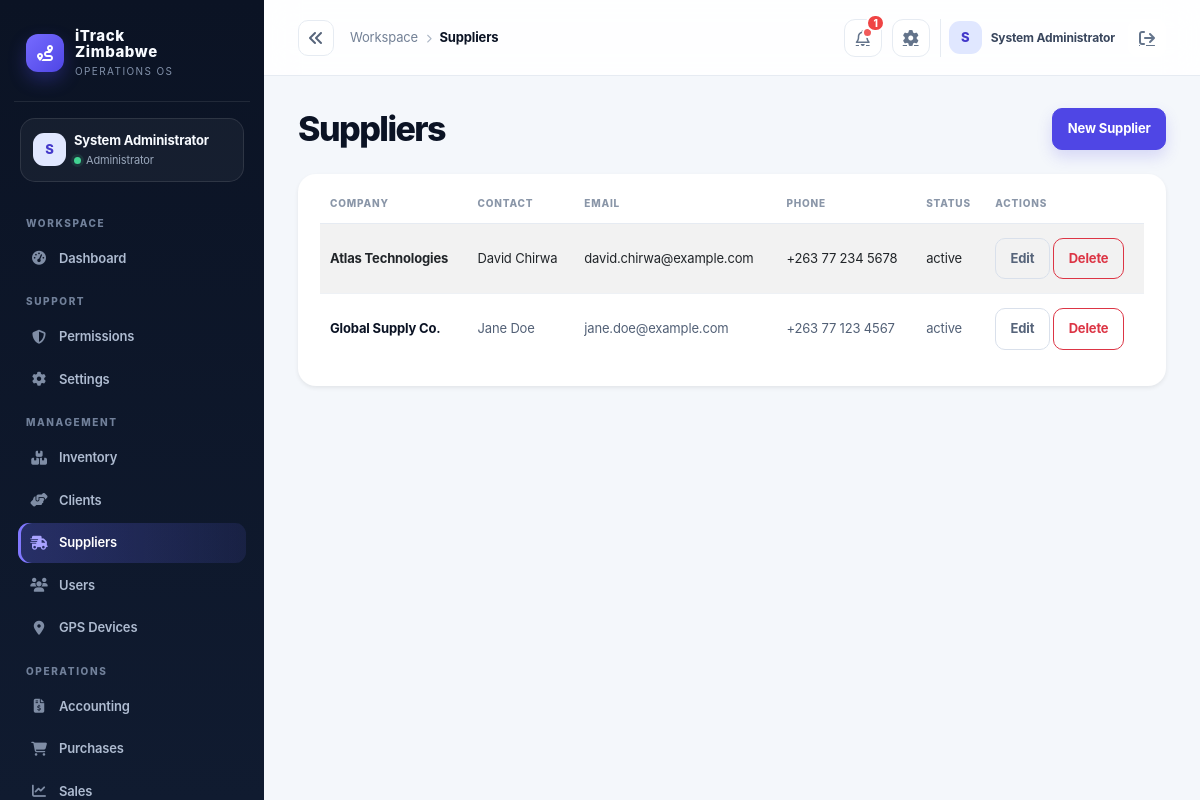
Screenshot of /index.php?controller=supplier (signed in) with the database file from the repository.
### tables this page shows
CREATE TABLE IF NOT EXISTS suppliers (
  id INT AUTO_INCREMENT PRIMARY KEY,
  company_name VARCHAR(150) NOT NULL,
  contact_name VARCHAR(150),
  email VARCHAR(150),
  phone VARCHAR(50),
  address TEXT,
  status VARCHAR(20) NOT NULL DEFAULT 'active',
  created_at TIMESTAMP DEFAULT CURRENT_TIMESTAMP
);

### app/controllers/SupplierController.php (called while the page is built, shortened)
<?php
class SupplierController extends Controller
{
    private Supplier $supplierModel;
    public function __construct()
    {
        $this->supplierModel = new Supplier();
    }
    public function index(): void
    {
        $this->view('suppliers/index', [
            'title' => 'Suppliers',
            'suppliers' => $this->supplierModel->all(),
        ]);
    }
}

### public/index.php (called while the page is built, shortened)
<?php
$uri = $_SERVER['REQUEST_URI'] ?? '/';
$controllerKey = $_GET['controller'] ?? null;
$actionKey = $_GET['action'] ?? null;
$route = $controllerKey ? [
    'controller' => ucfirst($controllerKey) . 'Controller',
    'action' => $actionKey ?? 'index',
] : Router::route($uri);
$actionName = $route['action'];
$controller = new $controllerName();
$controller->$actionName();

### app/core/Model.php (called while the page is built, shortened)
<?php
require_once dirname(__DIR__) . '/config/database.php';
abstract class Model
{
    protected PDO $db;
    public function __construct()
    {
        $this->db = Database::getInstance();
    }
    protected function fetchOne(string $sql, array $params = []): ?array
    {
        $stmt = $this->db->prepare($sql);
        $stmt->execute($params);
        $row = $stmt->fetch();
        return $row === false ? null : $row;
    }
    protected function fetchAll(string $sql, array $params = []): array
    {
        $stmt = $this->db->prepare($sql);
        $stmt->execute($params);
        return $stmt->fetchAll();
    }
    protected function execute(string $sql, array $params = []): int
    {
        $stmt = $this->db->prepare($sql);
        $stmt->execute($params);
        return $stmt->rowCount();
    }
}

### app/config/env.php (called while the page is built, shortened)
<?php
function loadEnv(): array
{
    static $loaded = null;
    if ($loaded !== null) {
        return $loaded;
    }
    $loaded = [];
    $envPath = dirname(__DIR__, 2) . '/.env';
    if (!is_readable($envPath)) {
        return $loaded;
    }
    return $loaded;
}
function env(string $key, $default = null)
{
    $vars = loadEnv();
    $value = getenv($key);
    return $value !== false ? $value : $default;
}

### app/config/app.php (called while the page is built)
<?php
require_once __DIR__ . '/env.php';
return [
    'app_name' => env('APP_NAME', 'iTrack Zimbabwe'),
    'environment' => strtolower((string) env('APP_ENV', 'development')),
    'db_driver' => strtolower((string) env('DB_DRIVER', 'auto')),
    'db_sqlite_path' => (string) env('DB_SQLITE_PATH', dirname(__DIR__, 2) . '/storage/itrack.sqlite'),
    'allow_registration' => filter_var(env('APP_ALLOW_REGISTRATION', !in_array(strtolower((string) env('APP_ENV', 'development')), ['prod', 'production'], true)), FILTER_VALIDATE_BOOLEAN),
    'session_secure' => filter_var(env('APP_SESSION_SECURE', false), FILTER_VALIDATE_BOOLEAN),
    'mail_from' => env('MAIL_FROM', 'no-reply@localhost'),
    'public_url' => rtrim((string) env('APP_PUBLIC_URL', ''), '/'),
    'debug' => filter_var(env('APP_DEBUG', false), FILTER_VALIDATE_BOOLEAN),
    'base_url' => env('APP_BASE_URL', '/itrack-zimbabwe'),
    'db' => [
        'host' => env('DB_HOST', '127.0.0.1'),
        'port' => env('DB_PORT', '3306'),
        'name' => env('DB_NAME', 'itrack_zimbabwe'),
        'user' => env('DB_USER', 'root'),
        'pass' => env('DB_PASS', ''),
    ],
    'session_name' => env('SESSION_NAME', 'itrack_session'),
    'csrf_token_name' => env('CSRF_TOKEN_NAME', 'csrf_token'),
    'upload_dir' => env('UPLOAD_DIR', dirname(__DIR__, 1) . '/uploads'),
    'openrouter_api_key' => env('OPENROUTER_API_KEY', ''),
    'openrouter_model' => env('OPENROUTER_MODEL', 'openrouter/free'),
];

### app/config/database.php (called while the page is built, shortened)
<?php
require_once dirname(__DIR__) . '/config/app.php';
class Database
{
    private static ?PDO $instance = null;
    public static function getInstance(): PDO
    {
        if (self::$instance === null) {
            $config = require dirname(__DIR__) . '/config/app.php';
            $mysqlEnabled = extension_loaded('pdo_mysql');
            if ($config['db_driver'] === 'sqlite') {
                self::$instance = self::createSqliteInstance($config);
            } elseif ($config['db_driver'] === 'mysql' || ($config['db_driver'] === 'auto' && $mysqlEnabled)) {
                try {
                    $dsn = sprintf('mysql:host=%s;port=%s;dbname=%s;charset=utf8mb4', $config['db']['host'], $config['db']['port'], $config['db']['name']);
                    self::$instance = new PDO($dsn, $config['db']['user'], $config['db']['pass'], [
                        PDO::ATTR_ERRMODE => PDO::ERRMODE_EXCEPTION,
                        PDO::ATTR_DEFAULT_FETCH_MODE => PDO::FETCH_ASSOC,
                        PDO::ATTR_EMULATE_PREPARES => false,
                    ]);
                } catch (PDOException $exception) {
                    if ($config['environment'] === 'production' || $config['db_driver'] === 'mysql') {
                        throw new RuntimeException('Unable to connect to the configured MySQL database.', 0, $exception);
                    }
                    self::$instance = self::createSqliteInstance($config);
                }
            } else {
                if ($config['environment'] === 'production' && $config['db_driver'] !== 'sqlite') {
                    throw new RuntimeException('Production requires DB_DRIVER=mysql or an explicit DB_DRIVER=sqlite configuration.');
                }
                self::$instance = self::createSqliteInstance($config);
            }
        }
        return self::$instance;
    }
}

### app/models/Supplier.php (called while the page is built, shortened)
<?php
require_once dirname(__DIR__) . '/core/Model.php';
class Supplier extends Model
{
    public function all(): array
    {
        return $this->fetchAll('SELECT * FROM suppliers ORDER BY company_name ASC');
    }
}

### app/helpers/auth.php (called while the page is built, shortened)
<?php
function currentUser(): ?array
{
    return $_SESSION['user'] ?? null;
}

### app/models/Notification.php (called while the page is built, shortened)
<?php
require_once dirname(__DIR__) . '/core/Model.php';
class Notification extends Model
{
    public function unreadCount(?int $userId = null): int
    {
        $sql = 'SELECT COUNT(*) AS total FROM notifications WHERE is_read = 0';
        $params = [];
        if ($userId !== null) {
            $sql .= ' AND user_id = :user_id';
            $params[':user_id'] = $userId;
        }
        return (int) ($this->fetchOne($sql, $params)['total'] ?? 0);
    }
}

### app/views/suppliers/index.php (the view, shortened to what this page needs)
<div class="d-flex justify-content-between align-items-center mb-4">
    <h2 class="h4 mb-0">Suppliers</h2>
    <a class="btn btn-primary" href="/index.php?controller=supplier&action=create">New Supplier</a>
</div>
<div class="card shadow-sm border-0">
    <div class="card-body">
        <div class="table-responsive">
            <table class="table table-striped align-middle">
                <thead>
                    <tr>
                        <th>Company</th>
                        <th>Contact</th>
                        <th>Email</th>
                        <th>Phone</th>
                        <th>Status</th>
                        <th>Actions</th>
                    </tr>
                </thead>
                <tbody>
                    <?php foreach ($suppliers as $supplier): ?>
                        <tr>
                            <td><?= htmlspecialchars($supplier['company_name'] ?? '') ?></td>
                            <td><?= htmlspecialchars($supplier['contact_name'] ?? '') ?></td>
                            <td><?= htmlspecialchars($supplier['email'] ?? '') ?></td>
                            <td><?= htmlspecialchars($supplier['phone'] ?? '') ?></td>
                            <td><?= htmlspecialchars($supplier['status'] ?? '') ?></td>
                            <td>
                                <a class="btn btn-sm btn-outline-secondary" href="/index.php?controller=supplier&action=edit&id=<?= (int) ($supplier['id'] ?? 0) ?>">Edit</a>
                                <a class="btn btn-sm btn-outline-danger" href="/index.php?controller=supplier&action=delete&id=<?= (int) ($supplier['id'] ?? 0) ?>" onclick="return confirm('Delete this supplier?')">Delete</a>
                            </td>
                        </tr>
                    <?php endforeach; ?>
                </tbody>
            </table>
        </div>
    </div>
</div>

### app/views/layouts/partials/header.php (shortened to what this page needs)
<?php
$headerUser = currentUser() ?? [];
$headerName = $headerUser['name'] ?? 'User';
$headerInitial = strtoupper(substr((string)$headerName, 0, 1));
$headerController = strtolower($_GET['controller'] ?? 'dashboard');
$headerLabels = ['dashboard'=>'Overview','inventory'=>'Inventory','clients'=>'Clients','supplier'=>'Suppliers','users'=>'Users','gps'=>'GPS Devices','accounting'=>'Accounting','purchases'=>'Purchases','sales'=>'Sales','requisition'=>'Requisitions','reports'=>'Reports','notification'=>'Notifications','settings'=>'Settings'];
$headerSection = basename($_SERVER['SCRIPT_NAME'] ?? '') === 'dashboard.php' ? 'Overview' : ($headerLabels[$headerController] ?? ucfirst($headerController));
$headerNotificationCount = 0;
$currentUserId = (int) ($headerUser['id'] ?? 0);
if ($currentUserId > 0) {
    $headerNotificationCount = (new Notification())->unreadCount($currentUserId);
}
?>
<header class="topbar">
    <button class="sidebar-collapse-toggle" type="button" aria-label="Collapse sidebar" aria-expanded="true" title="Collapse sidebar"><i class="fa-solid fa-angles-left"></i></button>
    <div class="crumb"><span class="d-none d-sm-inline">Workspace</span><i class="fa-solid fa-chevron-right mx-2" style="font-size:9px;color:#aab4c4"></i><strong><?= htmlspecialchars($headerSection) ?></strong></div>
    <div class="top-actions">
        <a class="icon-button" href="/index.php?controller=notification" aria-label="Notifications" data-notification-link>
            <i class="fa-regular fa-bell"></i>
            <span class="notification-badge" data-notification-badge<?= $headerNotificationCount > 0 ? '' : ' hidden' ?>></span>
            <span class="notification-count" data-notification-count<?= $headerNotificationCount > 0 ? '' : ' hidden' ?>><?= $headerNotificationCount > 0 ? htmlspecialchars((string) $headerNotificationCount, ENT_QUOTES, 'UTF-8') : '' ?></span>
        </a>
        <a class="icon-button d-none d-sm-grid" href="/index.php?controller=settings" aria-label="Settings"><i class="fa-solid fa-gear"></i></a>
        <div class="user-pill"><div class="avatar"><?= htmlspecialchars($headerInitial) ?></div><span><?= htmlspecialchars($headerName) ?></span><a class="icon-button border-0 ms-1" href="/logout.php" aria-label="Sign out"><i class="fa-solid fa-arrow-right-from-bracket"></i></a></div>
    </div>
</header>

### app/views/layouts/main.php (style rules this page uses)
:root { --ink:#0b1324; --ink-2:#111d33; --muted:#738096; --line:#e6ebf2; --canvas:#f4f7fb; --card:#fff; --brand:#4f46e5; --brand-2:#6d5dfc; --mint:#13b981; --amber:#f59e0b; --danger:#e25555; --shadow:0 16px 40px rgba(15,23,42,.06); }
* { box-sizing:border-box; }
body { background:var(--canvas); color:var(--ink); margin:0; font-family:Inter,ui-sans-serif,system-ui,-apple-system,"Segoe UI",sans-serif; letter-spacing:-.01em; }
a { color:inherit; }
.sidebar-collapse-toggle { width:36px;height:36px;display:grid;place-items:center;border:1px solid var(--line);border-radius:10px;background:#fff;color:#56647a; }
.avatar { width:33px; height:33px; border-radius:11px; background:#e0e7ff; color:#4338ca; display:grid; place-items:center; font-weight:800; font-size:13px; }
.topbar { height:76px; display:flex; align-items:center; gap:16px; padding:0 34px; background:rgba(255,255,255,.88); border-bottom:1px solid var(--line); backdrop-filter:blur(16px); position:sticky; top:0; z-index:10; }
.crumb { font-size:13px; color:var(--muted); }
.crumb strong { color:var(--ink); font-weight:750; }
.top-actions { margin-left:auto; display:flex; align-items:center; gap:10px; }
.icon-button { width:38px; height:38px; display:grid; place-items:center; color:#64748b; border:1px solid var(--line); background:#fff; border-radius:11px; position:relative; }
.notification-badge { position:absolute; width:7px; height:7px; background:#f15b5b; border-radius:50%; right:8px; top:7px; border:2px solid #fff; box-sizing:content-box; }
.notification-count { position:absolute; min-width:18px; height:18px; padding:0 5px; display:grid; place-items:center; border-radius:999px; background:#ef4444; color:#fff; font-size:10px; font-weight:800; right:-4px; top:-6px; border:2px solid #fff; }
.user-pill { display:flex; align-items:center; gap:9px; padding-left:8px; border-left:1px solid var(--line); }
.user-pill span { font-size:12px; font-weight:700; color:#39465d; }
main h2.h4 { font-size:clamp(25px,3vw,34px); font-weight:800; letter-spacing:-.045em; line-height:1.1; }
main > .d-flex.justify-content-between { margin-bottom:24px !important; }
.card { border:1px solid var(--line); border-radius:18px; background:var(--card); box-shadow:var(--shadow); }
.card .card-body { padding:22px; }
.btn { border-radius:10px; font-weight:700; font-size:13px; padding:.63rem .9rem; }
.btn-primary { background:var(--brand); border-color:var(--brand); box-shadow:0 7px 15px rgba(79,70,229,.18); }
.table { margin:0; font-size:13px; }
.table thead th { color:#8a96a8; border-bottom:1px solid var(--line); text-transform:uppercase; letter-spacing:.08em; font-size:10px; font-weight:800; padding:0 10px 12px; white-space:nowrap; }
.table tbody td { padding:14px 10px; border-color:#eef1f5; color:#526076; vertical-align:middle; }
.table tbody tr:last-child td { border-bottom:0; }
.table tbody td:first-child { color:var(--ink); font-weight:750; }
.table-striped>tbody>tr:nth-of-type(odd)>* { --bs-table-accent-bg:#fafbfe; color:inherit; }
.table-responsive { border-radius:12px; }
.btn-outline-secondary { color:#56647a; border-color:#d9e0eb; }

### rows the page displays
suppliers: id "1", company_name "Global Supply Co.", contact_name "Jane Doe", email "jane.doe@example.com", phone "+263 77 123 4567", status "active"
suppliers: company_name "Atlas Technologies", contact_name "David Chirwa", email "david.chirwa@example.com", phone "+263 77 234 5678", status "active"

### other values shown
$initials "S"
$user['name'] "System Administrator"
$role "Administrator"
$group "WORKSPACE"
$item['label'] "Dashboard"
$group "SUPPORT"
$item['label'] "Permissions"
$item['label'] "Settings"
$group "MANAGEMENT"
$item['label'] "Inventory"
$item['label'] "Clients"
$item['label'] "Suppliers"
$item['label'] "Users"
$item['label'] "GPS Devices"
$group "OPERATIONS"
